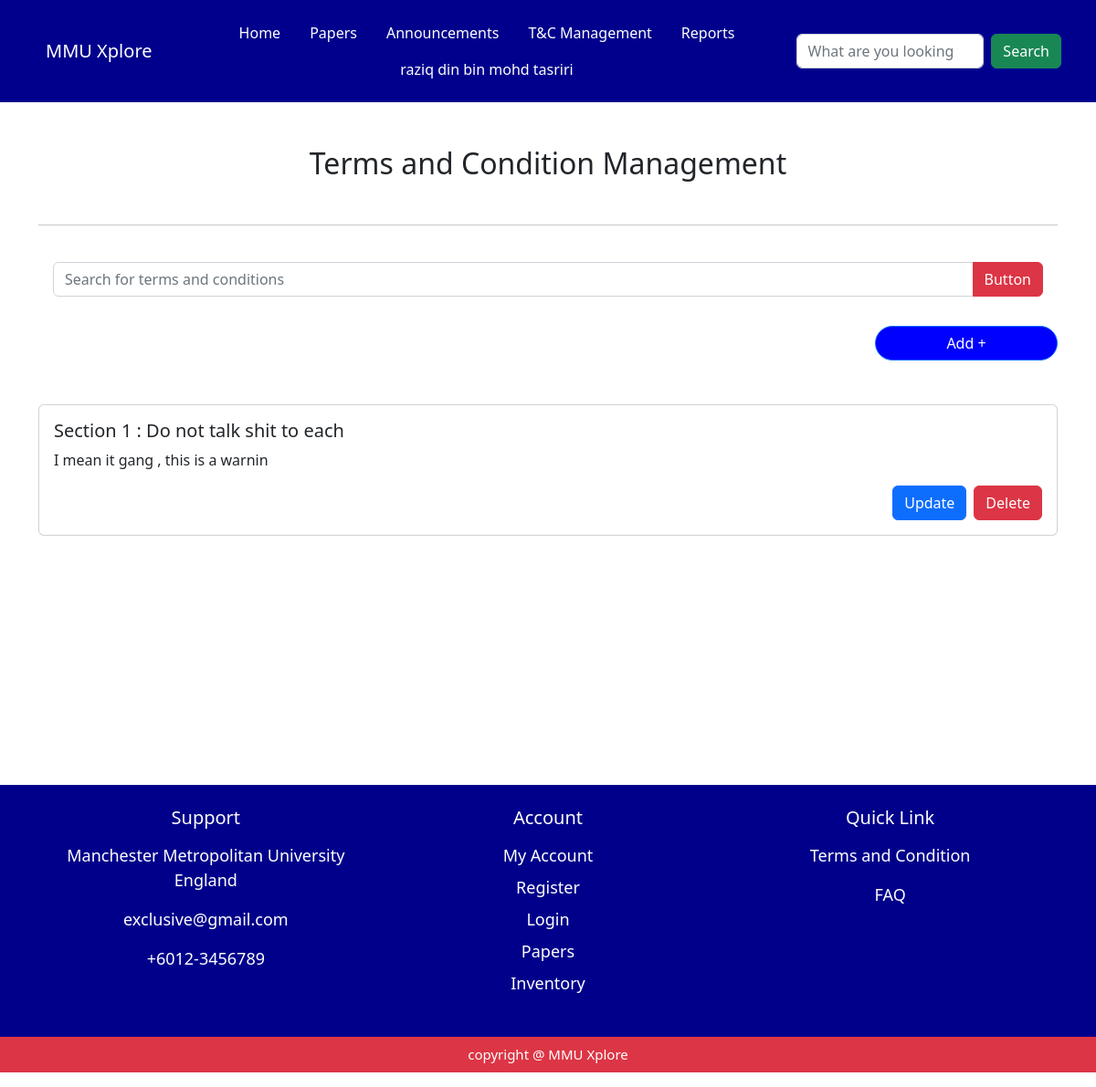
Page /adminguy/term_condition_page/ (signed in) on the committed database.
### myapp/models.py (models this page shows, shortened)
class Admin(models.Model):
     admin_id = models.AutoField(primary_key=True)
     user_name = models.CharField(max_length=150)
     email = models.EmailField(unique=True)
     password = models.CharField(max_length=250)
     date_joined = models.DateTimeField(auto_now_add=True)

class TermsAndConditions(models.Model):
     term_id = models.AutoField(primary_key=True)
     title = models.CharField(max_length=200)
     content = models.TextField()
     last_updated = models.DateTimeField(auto_now=True)

### myapp/views.py (the view, shortened to what this page needs)
# urls.py: path('adminguy/term_condition_page/', views.term_condition_page, name='term_condition_page' ),
@admin_required
def term_condition_page(request):
    user_name = request.session.get('user_name', 'Guest')
    view_terms = TermsAndConditions.objects.all()
    return render(request , 'adminguy/term_condition_page.html', {'user_name': user_name , 'view_terms': view_terms} )

### myapp/views.py (called while the page is built)
def admin_required(view_func):
    @wraps(view_func)
    def _wrapped_view(request, *args, **kwargs):
        user_name = request.session.get('user_name')
        try:
            admin = Admin.objects.get(user_name=user_name)
            return view_func(request, *args, **kwargs)
        except Admin.DoesNotExist:
            messages.error(request, "You must be an admin to access this page.")
            return redirect('signin')
    return _wrapped_view

### myapp/templates/adminguy/term_condition_page.html (shortened to what this page needs)
<!DOCTYPE html>
<html lang="en">
<head>
    <link href="https://cdn.jsdelivr.net/npm/bootstrap@5.2.3/dist/css/bootstrap.min.css" rel="stylesheet">
</head>
<body>
{% include 'components/admin_navbar.html' %}
<section id="term_condition_page" style="height: 700px;">
    <div class="container">
    <h2 class="mt-5 mb-5 text-center">Terms and Condition Management</h2>
    <hr class="my-4">
    <div class="input-group mb-3 p-3">
  <input type="text" class="form-control" placeholder="Search for terms and conditions" aria-label="Recipient's username" aria-describedby="button-addon2">
  <button class="btn btn-danger" type="button" id="button-addon2">Button</button>
</div>
<div class="d-flex justify-content-end">
    <button class="btn btn-primary "  data-bs-toggle="modal" data-bs-target="#exampleModal" style="border-radius: 20px; background-color: blue; width: 200px;">Add +</button>
</div>
{% for term in view_terms %}
  <div class="card mb-5 mt-5">
  <div class="card-body">
    <h5>{{ term.title }}</h5>
    <p>{{ term.content }}</p>
    <div class="d-flex justify-content-end">
        <button class="btn btn-primary" type="button" data-bs-toggle="modal" data-bs-target="#exampleModal2">Update</button>
        <form  action="{% url 'delete_term_condition' term.term_id %}" method="post">
         <button class="btn btn-danger ms-2"  type="submit">Delete</button>
        </form>
    </div>
  </div>
</div>
 {% endfor %}
    </div>
</section>
  {% include 'components/footer.html' %}
</body>
</html>

### myapp/templates/components/admin_navbar.html (shortened to what this page needs)
<nav class="navbar navbar-expand-lg" style="background-color: rgb(0, 0, 141);">
    <div class="container p-2" >
    <nav class="navbar " style="background-color: rgb(0, 0, 141);" >
  <div class="container-fluid">
    <a class="navbar-brand text-white"  href="#">MMU Xplore</a>
  </div>
</nav>
  <ul class="nav justify-content-center">
  <li class="nav-item">
    <a class="nav-link text-white" href="/adminguy/admin_page/" >Home </a>
  </li>
  <li class="nav-item">
    <a class="nav-link text-white" href="/researchpaper">Papers</a>
  </li>
   <li class="nav-item">
    <a class="nav-link text-white" href="/adminguy/announcement_page/">Announcements</a>
  </li>
    <li class="nav-item">
    <a class="nav-link text-white" href="/adminguy/term_condition_page/">T&C Management</a>
  </li>
    <li class="nav-item">
    <a class="nav-link text-white" href="#">Reports</a>
  </li>
  <li class="nav-item">
{% if user_name != 'Guest' %}
  <a class="nav-link text-white"  data-bs-toggle="modal" data-bs-target="#staticBackdrop" href="#">{{ user_name }}</a>
{% else %}
  <a class="nav-link text-white" href="/signup">Sign Up</a>
{% endif %}
  </li>
</ul>
  <form class="d-flex" role="search">
      <input class="form-control me-2" type="search" placeholder="What are you looking for?" aria-label="Search">
      <button class="btn btn-success" type="submit">Search</button>
    </form>
</div>
</nav>

### rows in the picture
Admin: user_name "raziq din bin mohd tasriri"
TermsAndConditions: title "Section 1 : Do not talk shit to each", content "I mean it gang , this is a warnin"
